Frame 1 (no input): blank canvas, image omitted
Frame 60 (no input): blank canvas, image omitted
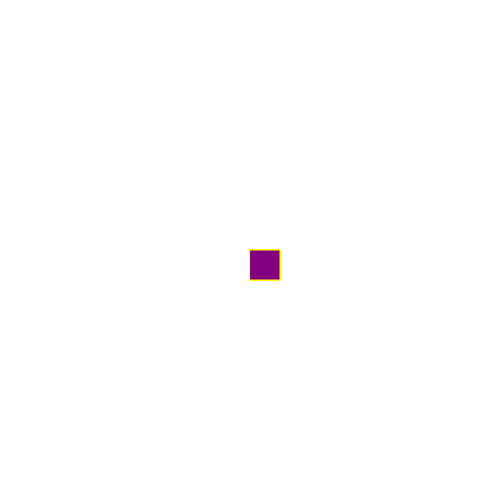
Frame 120 (the mouse pressed at the canvas centre since frame 60)

The p5.js sketch whose frames 1 and 60 were blank and that drew this single picture after the mouse press (run headless with seeded random() and noise() and a simulated clock; from frame 60 on, the mouse is pressed at the canvas centre):

// p5.js sketch
// ── sketch.js
function setup() {
    createCanvas(500, 500);
    background("white");
  }
  
  function draw() {
    
  
    stroke("yellow");
    fill("purple");
  
    //console.log(mouseIsPressed);
  
    if (mouseIsPressed) {
      rect(mouseX, mouseY, 30, 30);
    }
  }
  
